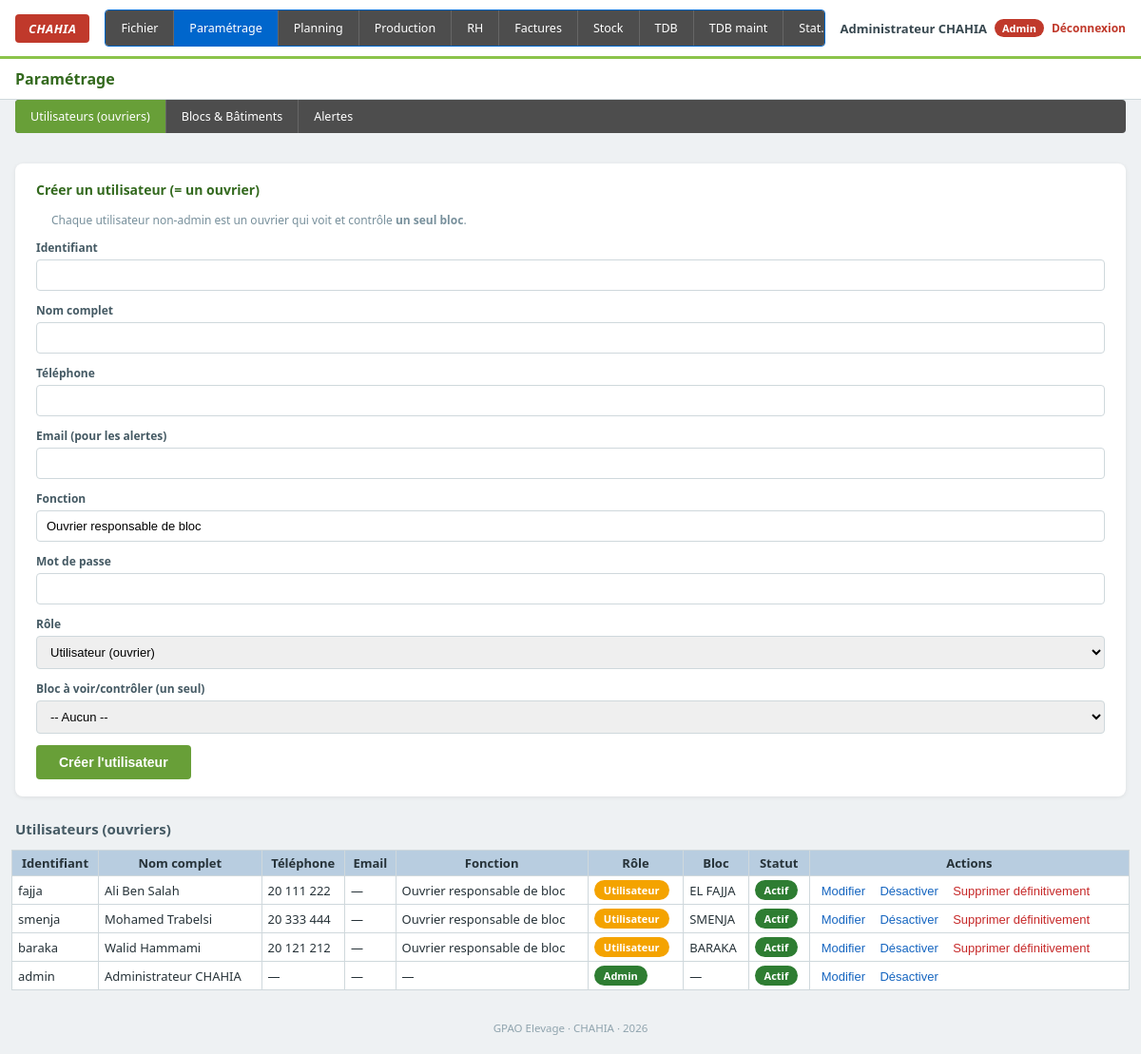
/parametre.php (signed in), run on the app's committed database.
### tables this page shows
CREATE TABLE utilisateurs (
    id                  INT AUTO_INCREMENT PRIMARY KEY,
    nom_utilisateur     VARCHAR(50) NOT NULL,
    mot_de_passe_hash   VARCHAR(255) NOT NULL,
    nom_complet         VARCHAR(100) NOT NULL,
    telephone           VARCHAR(30) NULL,
    email               VARCHAR(150) NULL,
    fonction            VARCHAR(60) NULL DEFAULT 'Ouvrier responsable de bloc',
    role                ENUM('admin','utilisateur') NOT NULL DEFAULT 'utilisateur',
    bloc_id             INT NULL,
    actif               TINYINT(1) NOT NULL DEFAULT 1,
    UNIQUE KEY uk_nom_utilisateur (nom_utilisateur),
    UNIQUE KEY uk_bloc_id (bloc_id),
    FOREIGN KEY (bloc_id) REFERENCES blocs(id) ON DELETE SET NULL
);

CREATE TABLE blocs (
    id                     INT AUTO_INCREMENT PRIMARY KEY,
    exercice               INT NOT NULL,
    speculation            VARCHAR(30) DEFAULT 'Pondeuse',
    nom                    VARCHAR(100) NOT NULL,
    lot_code               VARCHAR(30)  NOT NULL,
    superficie             INT DEFAULT 0,
    effectif_entree        INT DEFAULT 0,
    date_debut_nettoyage   DATE NULL,
    date_entree_effectif   DATE NULL,
    date_cloture           DATE NULL,
    etat                   VARCHAR(20) DEFAULT 'EN COURS',
    valide                 TINYINT(1) DEFAULT 0,
    UNIQUE KEY uk_lot_code (lot_code)
);

### includes/auth.php (called while the page is built, shortened)
<?php
function utilisateurConnecte(): ?array
{
    return $_SESSION['user'] ?? null;
}

### parametre.php (the view, shortened to what this page needs)
<?php
require_once 'config.php';
require_once 'includes/auth.php';
$activePage = 'parametre';
$utilisateurs = $pdo->query("
    SELECT u.*, b.nom AS bloc_nom FROM utilisateurs u LEFT JOIN blocs b ON b.id = u.bloc_id ORDER BY u.role DESC, u.nom_complet
")->fetchAll();
$moiConnecte = utilisateurConnecte();
require_once 'includes/header.php';
?>
<div class="page-header"><h1>Paramétrage</h1></div>
<div class="sub-nav">
    <ul>
        <li><a href="#tab-utilisateurs" data-tab="tab-utilisateurs">Utilisateurs (ouvriers)</a></li>
        <li><a href="#tab-blocs" data-tab="tab-blocs">Blocs &amp; Bâtiments</a></li>
        <li><a href="#tab-alertes" data-tab="tab-alertes">Alertes</a></li>
    </ul>
</div>
<div id="tab-utilisateurs" class="tab-panel">
<div class="cards-row">
    <div class="card">
        <h3>Créer un utilisateur (= un ouvrier)</h3>
        <p class="hint">Chaque utilisateur non-admin est un ouvrier qui voit et contrôle <b>un seul bloc</b>.</p>
        <form method="post">
            <div class="form-group"><label>Identifiant</label><input type="text" name="nom_utilisateur" required></div>
            <div class="form-group"><label>Nom complet</label><input type="text" name="nom_complet" required></div>
            <div class="form-group"><label>Téléphone</label><input type="text" name="telephone"></div>
            <div class="form-group"><label>Email (pour les alertes)</label><input type="email" name="email"></div>
            <div class="form-group">
                <label>Fonction</label>
                <input type="text" name="fonction" value="Ouvrier responsable de bloc">
            </div>
            <div class="form-group"><label>Mot de passe</label><input type="password" name="mot_de_passe" required></div>
            <div class="form-group">
                <label>Rôle</label>
                <select name="role" id="roleSelect">
                    <option value="utilisateur">Utilisateur (ouvrier)</option>
                </select>
            </div>
            <div class="form-group" id="blocFieldWrap">
                <label>Bloc à voir/contrôler (un seul)</label>
                <select name="bloc_id">
                    <option value="">-- Aucun --</option>
                </select>
            </div>
            <button type="submit" class="btn-submit">Créer l'utilisateur</button>
        </form>
    </div>
</div>
<h2 class="section-title">Utilisateurs (ouvriers)</h2>
<div class="table-wrapper">
<table class="tdb">
<thead><tr><th>Identifiant</th><th>Nom complet</th><th>Téléphone</th><th>Email</th><th>Fonction</th><th>Rôle</th><th>Bloc</th><th>Statut</th><th>Actions</th></tr></thead>
<tbody>
<?php foreach ($utilisateurs as $u): ?>
    <tr>
        <td><?= htmlspecialchars($u['nom_utilisateur']) ?></td>
        <td><?= htmlspecialchars($u['nom_complet']) ?></td>
        <td><?= htmlspecialchars($u['telephone'] ?? '—') ?></td>
        <td><?= htmlspecialchars($u['email'] ?? '—') ?></td>
        <td><?= htmlspecialchars($u['fonction'] ?? '—') ?></td>
        <td><span class="badge badge-<?= $u['role']==='admin'?'validee':'en_attente' ?>"><?= ucfirst($u['role']) ?></span></td>
        <td><?= htmlspecialchars($u['bloc_nom'] ?? '—') ?></td>
        <td><?= $u['actif'] ? '<span class="badge badge-validee">Actif</span>' : '<span class="badge badge-annulee">Inactif</span>' ?></td>
        <td>
            <button type="button" class="btn-edit btn-toggle-edit" data-target="edit-user-<?= $u['id'] ?>">Modifier</button>
            <form method="post" class="form-inline-compact">
                <button type="submit" class="btn-edit"><?= $u['actif'] ? 'Désactiver' : 'Activer' ?></button>
            </form>
            <?php if (!($moiConnecte && (int)$moiConnecte['id'] === (int)$u['id'])): ?>
            <form method="post" class="form-inline-compact form-delete-user"
                  data-nom="<?= htmlspecialchars($u['nom_complet']) ?>">
                <button type="submit" class="btn-edit btn-danger">Supprimer définitivement</button>
            </form>
            <?php endif; ?>
        </td>
    </tr>
<?php endforeach; ?>
</tbody>
</table>
</div>
</div>
<?php require_once 'includes/footer.php'; ?>

### includes/header.php (shortened to what this page needs)
<?php
$activePage = $activePage ?? '';
$user = utilisateurConnecte();
$isAdmin = $user && $user['role'] === 'admin';
$navAdmin = [
    ['fichier',       'fichier.php',       'Fichier'],
    ['parametre',     'parametre.php',     'Paramétrage'],
    ['planning',      'planning.php',      'Planning'],
    ['production',    'production.php',    'Production'],
    ['rh',            'RH.php',            'RH'],
    ['facture',       'facture.php',       'Factures'],
    ['stock',         'stock.php',         'Stock'],
    ['tdb',           'TDB.php',           'TDB'],
    ['tdb_maint',     'TDB_maint.php',     'TDB maint'],
    ['stats_simple',  'stat_simple.php',   'Stat. simple'],
    ['stats_detail',  'stat_detail.php',   'Stat. détaillée'],
    ['historique',    'historique.php',    'Historique'],
    ['edition',       'edition.php',       'Reporting'],
];
$navUtilisateur = [
    ['tdb',           'TDB.php',           'Mon TDB'],
    ['production',    'production.php',    'Production'],
    ['rh',            'RH.php',            'RH'],
    ['stats_simple',  'stat_simple.php',   'Stat. simple'],
    ['stats_detail',  'stat_detail.php',   'Stat. détaillée'],
    ['facture',       'facture.php',       'Factures'],
    ['stock',         'stock.php',         'Stock'],
    ['historique',    'historique.php',    'Historique'],
    ['edition',       'edition.php',       'Reporting'],
];
$navItems = $isAdmin ? $navAdmin : $navUtilisateur;
?>
<!DOCTYPE html>
<html lang="fr">
<head>
<link rel="stylesheet" href="assets/style.css?v=<?= @filemtime(__DIR__ . '/../assets/style.css') ?: time() ?>">
</head>
<body>
<div class="topbar">
    <div class="logo-box">CHAHIA</div>
    <div class="nav-bar nav-bar-<?= $isAdmin ? 'admin' : 'user' ?>">
    <ul>
      <?php foreach ($navItems as [$key, $href, $label]): ?>
        <li><a href="<?= $href ?>" class="<?= $activePage === $key ? 'active' : '' ?>"><?= htmlspecialchars($label) ?></a></li>
      <?php endforeach; ?>
    </ul>
    </div>
    <?php if ($user): ?>
    <div class="user-box">
        <span class="user-name"><?= htmlspecialchars($user['nom_complet']) ?></span>
        <span class="user-role role-<?= $user['role'] ?>"><?= $isAdmin ? 'Admin' : 'Utilisateur' ?></span>
        <a href="logout.php" class="btn-logout">Déconnexion</a>
    </div>
    <?php endif; ?>
</div>

### assets/style.css (style rules this page uses)
:root { --vert: #8bc34a; --vert-fonce: #689f38; --bleu-entete: #b8cde0; --bleu-sous-entete: #d6e4ef; --bleu-total-centre: #a9c9e0; --bleu-total-societe: #7fa9cc; --rouge: #c62828; --vert-positif: #2e7d32; --gris-bord: #cfd8dc; --gris-ligne-alt: #f7f9fa; }
* { box-sizing: border-box; }
body { font-family: 'Segoe UI', Tahoma, Arial, sans-serif; margin: 0; background: #eef1f3; color: #263238; font-size: 13px; }
.topbar { display: flex; align-items: center; gap: 16px; background: #fff; padding: 10px 16px; border-bottom: 3px solid var(--vert); flex-wrap: wrap; }
.logo-box { background: #c0392b; color: #fff; font-weight: 800; font-style: italic; padding: 6px 14px; border-radius: 4px; letter-spacing: 0.5px; }
.nav-bar { flex: 1; background: #4d4d4d; border-radius: 4px; overflow-x: auto; }
.nav-bar ul { list-style: none; display: flex; margin: 0; padding: 0; }
.nav-bar ul li { border-right: 1px solid #666; }
.nav-bar ul li a { display: block; padding: 10px 16px; color: #fff; text-decoration: none; font-size: 12.5px; white-space: nowrap; transition: 0.2s; }
.nav-bar ul li a.active { background: #0066cc; }
.nav-bar-admin { border: 1px solid #0066cc; }
.nav-bar-admin ul li a.active { background: #0066cc; }
.user-box { display: flex; align-items: center; gap: 8px; white-space: nowrap; }
.user-name { font-weight: 600; color: #37474f; }
.user-role { font-size: 11px; padding: 2px 8px; border-radius: 10px; font-weight: 700; color: #fff; }
.user-role.role-admin { background: #c0392b; }
.btn-logout { color: #c0392b; text-decoration: none; font-weight: 600; font-size: 12px; }
.page-header { display: flex; align-items: center; justify-content: space-between; flex-wrap: wrap; gap: 10px; background: #fff; padding: 10px 16px; border-bottom: 1px solid var(--gris-bord); }
.page-header h1 { font-size: 16px; margin: 0; color: #33691e; }
.table-wrapper { overflow-x: auto; padding: 12px; }
table.tdb { border-collapse: collapse; width: 100%; min-width: 900px; background: #fff; }
table.tdb th, table.tdb td { border: 1px solid var(--gris-bord); padding: 4px 6px; text-align: left; white-space: nowrap; }
table.tdb thead tr th { background: var(--bleu-entete); text-align: center; font-weight: 700; }
.btn-edit { text-decoration: none; color: #1565c0; font-size: 13px; background: none; border: none; cursor: pointer; }
.btn-danger { color: #c62828; }
.form-group label { display: block; font-size: 12px; font-weight: 600; color: #455a64; margin-bottom: 4px; }
.form-group input, .form-group select { width: 100%; padding: 8px 10px; border: 1px solid var(--gris-bord); border-radius: 4px; font-size: 13px; }
.btn-submit { background: var(--vert-fonce); color: #fff; border: none; padding: 10px 24px; border-radius: 4px; font-weight: 700; cursor: pointer; font-size: 14px; }
.cards-row { display: flex; flex-wrap: wrap; gap: 16px; padding: 16px; }
.card { background: #fff; border-radius: 8px; padding: 18px 22px; box-shadow: 0 1px 4px rgba(0,0,0,0.08); flex: 1; min-width: 280px; }
.card h3 { margin: 0 0 14px; color: #33691e; font-size: 14px; }
.card .form-group { margin-bottom: 12px; }
.form-inline-compact { display: inline-block; }
.section-title { padding: 0 16px; margin: 8px 0 0; color: #455a64; font-size: 15px; }
.hint { padding: 0 16px; color: #78909c; font-size: 12px; }
.badge { display: inline-block; padding: 3px 10px; border-radius: 12px; font-size: 11px; font-weight: 700; color: #fff; }
.badge-en_attente { background: #f4a300; }
.badge-validee { background: #2e7d32; }
.sub-nav { background: #4d4d4d; border-radius: 4px; margin: 0 16px 16px; overflow-x: auto; }
.sub-nav ul { list-style: none; display: flex; margin: 0; padding: 0; }
.sub-nav ul li { border-right: 1px solid #666; }
.sub-nav ul li:last-child { border-right: none; }
.sub-nav ul li a { display: block; padding: 9px 16px; color: #fff; text-decoration: none; font-size: 12.5px; white-space: nowrap; cursor: pointer; transition: 0.2s; }
.sub-nav ul li a.active { background: #689f38; }
.tab-panel { display: none; }
.tab-panel.active { display: block; }

### data on the page
utilisateurs: nom_complet "Administrateur CHAHIA", nom_utilisateur "admin", telephone "—", email "—", fonction "—", role "Admin", bloc_nom "—", actif "Actif"
utilisateurs: nom_utilisateur "fajja", nom_complet "Ali Ben Salah", telephone "20 111 222", email "—", fonction "Ouvrier responsable de bloc", role "Utilisateur", bloc.nom "EL FAJJA", actif "Actif"
utilisateurs: nom_utilisateur "smenja", nom_complet "Mohamed Trabelsi", telephone "20 333 444", email "—", fonction "Ouvrier responsable de bloc", role "Utilisateur", bloc.nom "SMENJA", actif "Actif"
utilisateurs: nom_utilisateur "baraka", nom_complet "Walid Hammami", telephone "20 121 212", email "—", fonction "Ouvrier responsable de bloc", role "Utilisateur", bloc.nom "BARAKA", actif "Actif"

### other printed values
$label "Fichier"
$label "Paramétrage"
$label "Planning"
$label "Production"
$label "RH"
$label "Factures"
$label "Stock"
$label "TDB"
$label "TDB maint"
$label "Stat.…"
